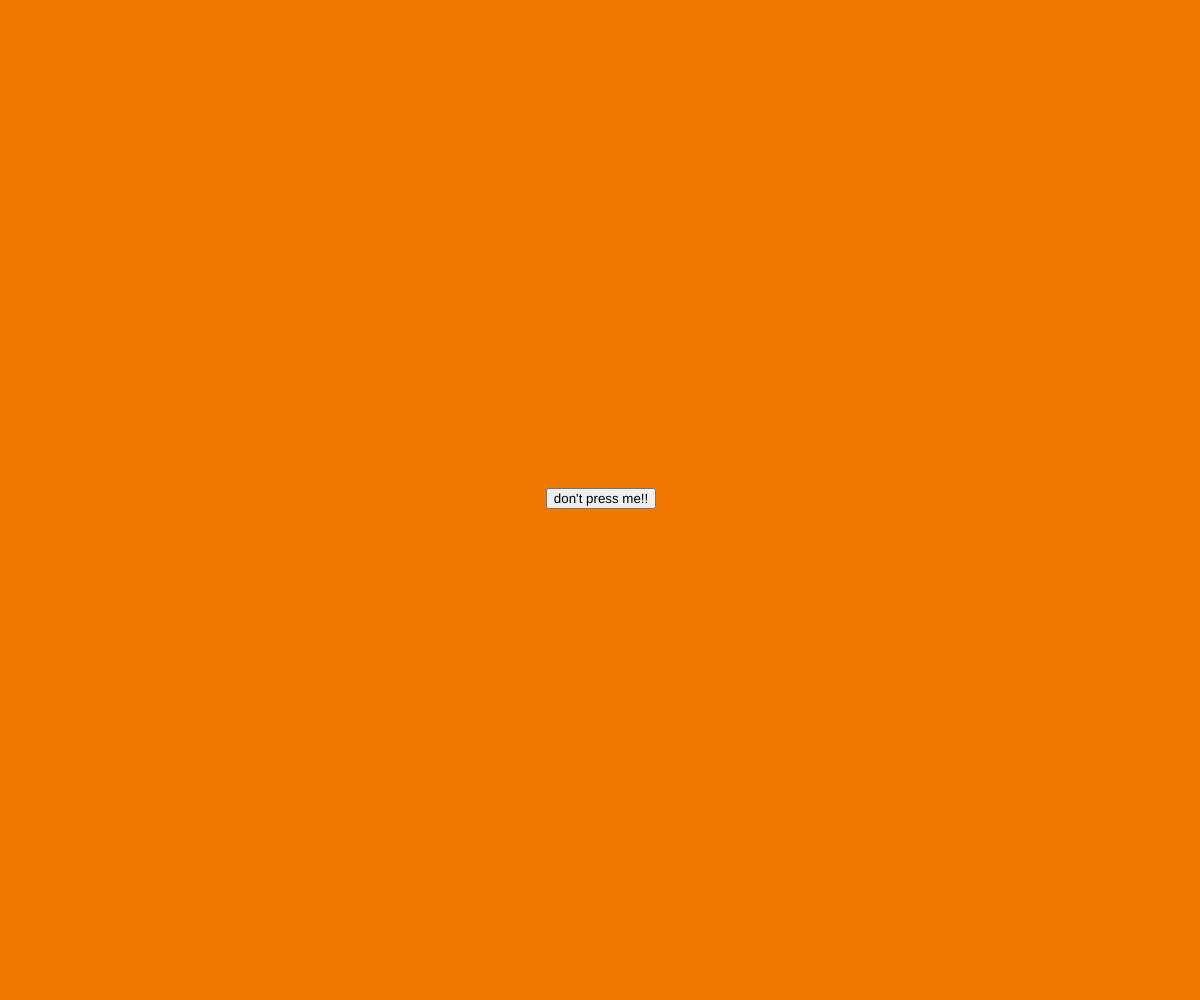
Frame 1 (no input)
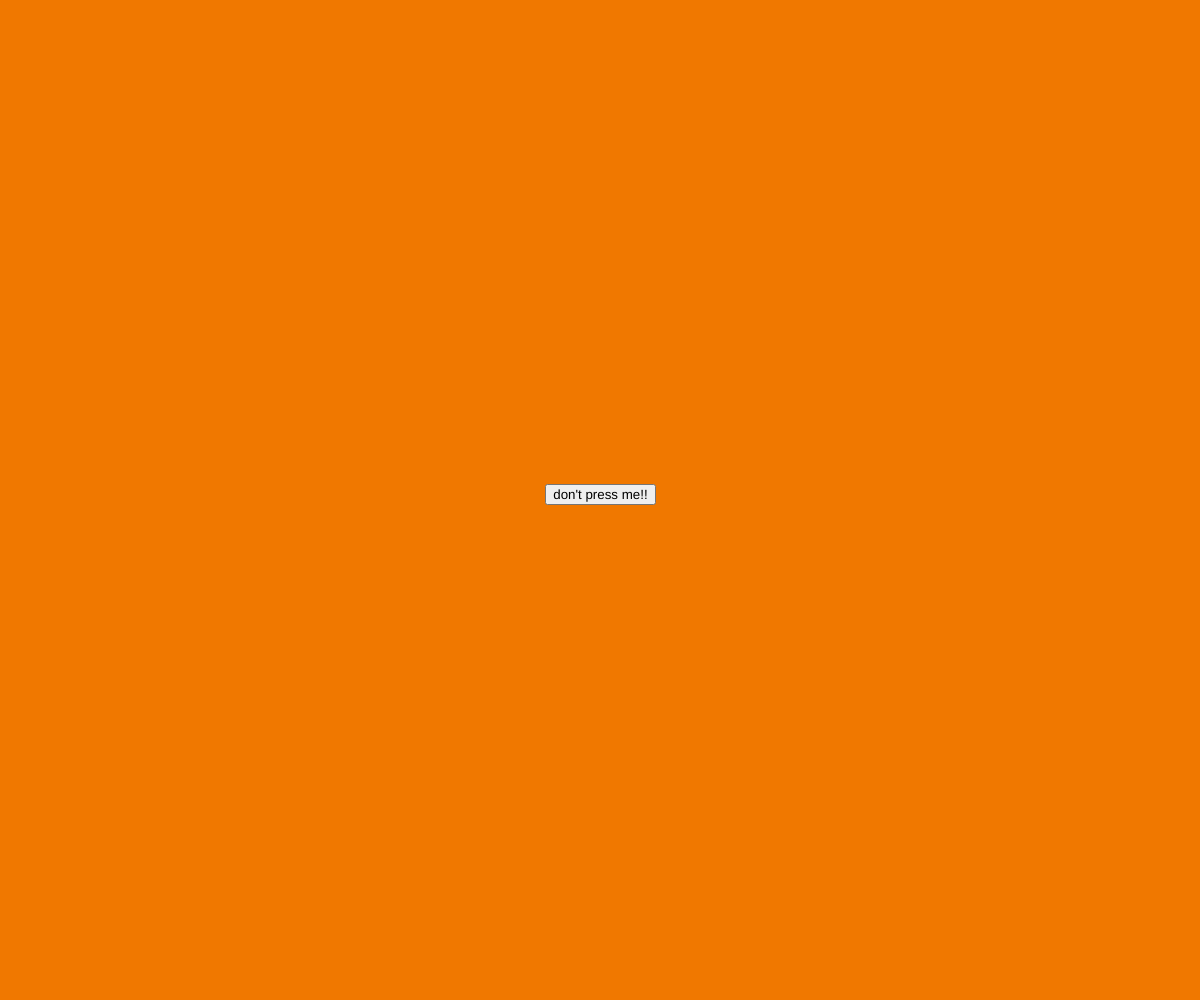
Frame 60 (no input)
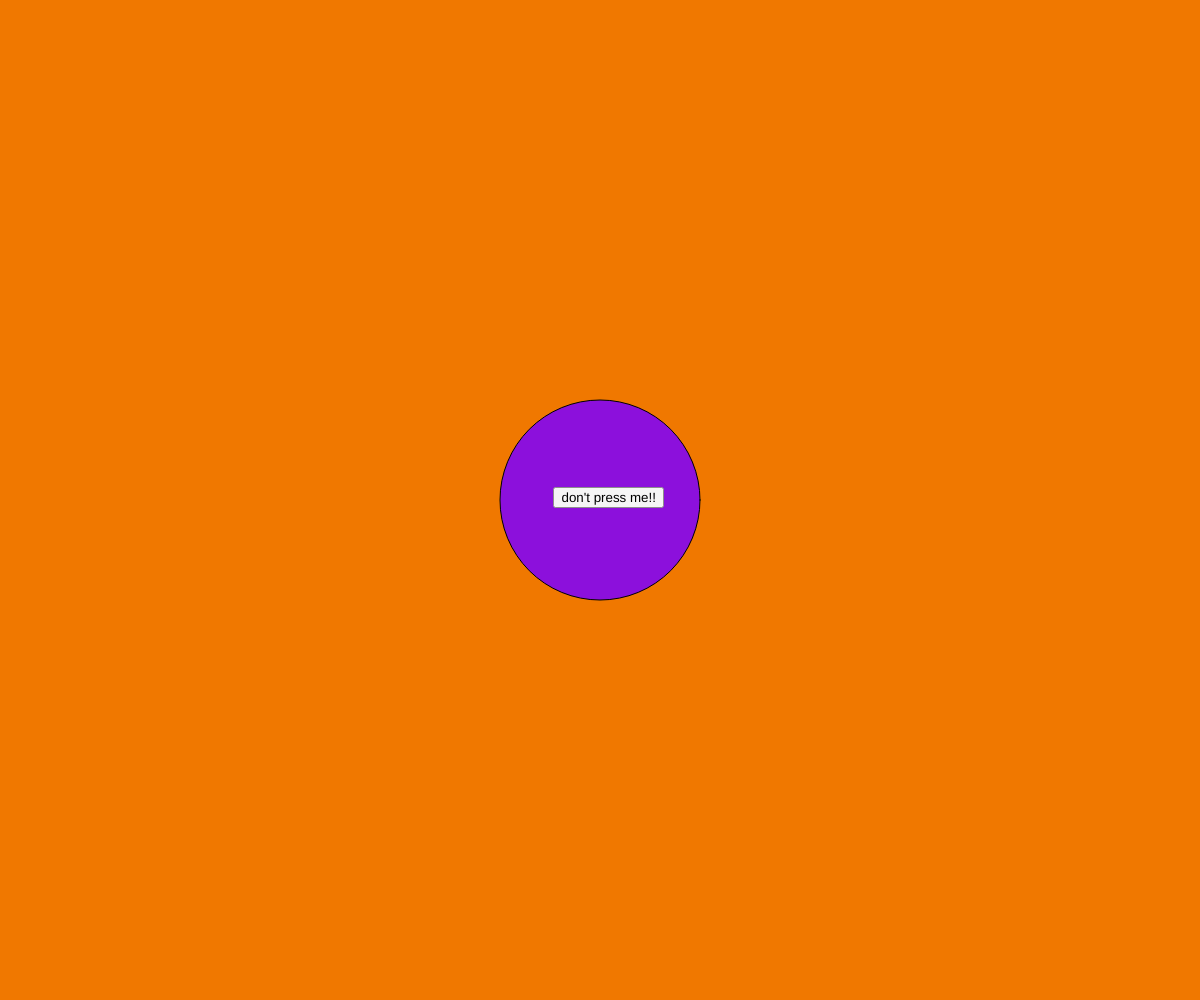
Frame 120 (the mouse pressed at the canvas centre since frame 60)

The p5.js sketch that drew these frames (run headless with seeded random() and noise() and a simulated clock; from frame 60 on, the mouse is pressed at the canvas centre):

// p5.js sketch
// ── sketch.js
let myButton;
let drawAball = false;
let x, y;

function setup() {
    // put setup code here
    createCanvas(windowWidth, windowHeight);

    // create the button
    myButton = createButton("don't press me!!"); // create button, give it some text

    x = width / 2 - myButton.width / 2;
    y = height / 2 - myButton.height / 2;
    // position the button
    myButton.position(x, y);

    // what is the callback for the button?
    myButton.mousePressed(doSomething);
}

function draw() {
    background(240, 120, 0);

    if (drawAball) {
        fill(140, 16, 220);
        ellipse(width / 2, height / 2, 200);
    }
    x = x + random(-2,2);
    y = y + random(-2,2);
    
    myButton.position(x, y);
}

function doSomething() {
    console.log('you pressed me!');
    drawAball = !drawAball;

}
